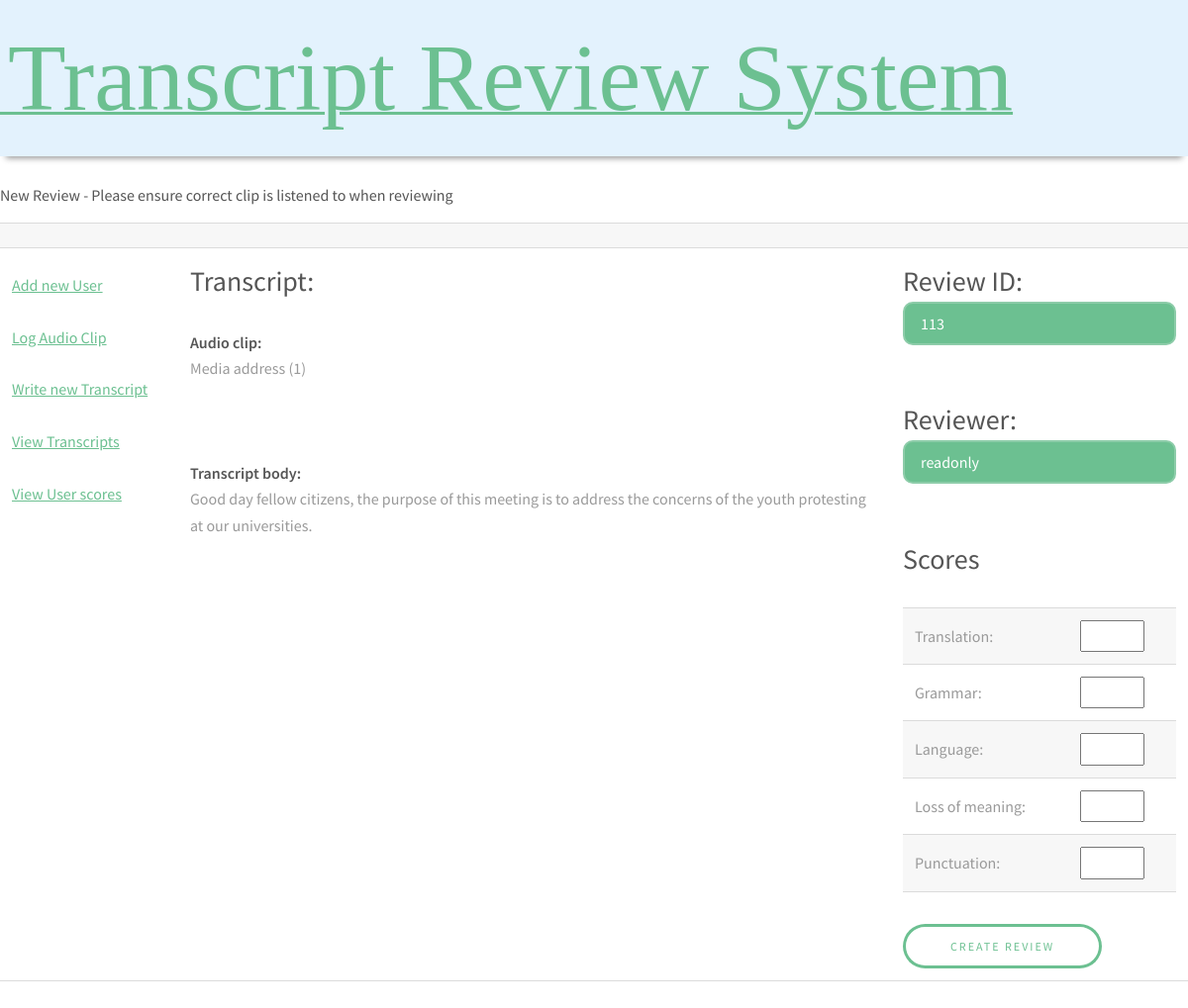
Screenshot of /newReview.php?id=102 with the database file from the repository.
### tables this page shows
CREATE TABLE `transcript` (
  `transcript_id` varchar(255) NOT NULL,
  `clip` varchar(255) DEFAULT NULL,
  `date` datetime DEFAULT NULL,
  `text` varchar(255) DEFAULT NULL,
  `transcriber_id` varchar(255) DEFAULT NULL
);

CREATE TABLE `audio_clip` (
  `audio_id` varchar(255) NOT NULL,
  `clip_name` varchar(255) DEFAULT NULL,
  `duration` double NOT NULL
);

### newReview.php (the view, shortened to what this page needs)
 <!DOCTYPE html>
<html>
<head>
<link rel="stylesheet" type="text/css" href="style.css"/>
</head>
<body>
<h1>New Review - Please ensure correct clip is listened to when reviewing</h1>
<form name="reviewForm" method="post" action=<?php echo("addReview.php?username=".$_GET['username']."&id=".$_GET['id'])?>>
<table>
	 <tr>
	 	<td width="15%"></td>
	 	<td width="60%"></td>
	 	<td width="25%"></td>
	 </tr>
	 <tr>
	 	<td>
	 		<?php
	 		echo "<a href='newUser.php?username=".$_GET['username']."'>Add new User</a><br/><br/>";
	 		echo "<a href='newClip.php?username=".$_GET['username']."'>Log Audio Clip</a><br/><br/>";
	 		echo "<a href='newTranscript.php?username=".$_GET['username']."'>Write new Transcript</a><br/><br/>";
	 		echo "<a href='viewTranscripts.php?username=".$_GET['username']."'>View Transcripts</a><br/><br/>";
	 		echo "<a href='viewUsers.php?username=".$_GET['username']."'>View User scores</a><br/><br/>";
	 		?>
	 	</td>
	 	<td>
	 	<?php getTranscript();?>
	 	</td>
	 	<td>
	 	<h3>Review ID: <input type="text" name="idTxt" id="idTxt" value=<?php getId();?> readonly></input></h3><h3 style="color:red;display:none" id="idError"> *ID already exists</h3><br/>
 		<h3>Reviewer: <input type="text" name="reviewerTxt" id="reviewerTxt" value=<?php echo $_GET['username']?> readonly></input></h3><h3 style="color:red;display:none" id="passwordError"> *Reviewer cannot be empty</h3><br/>
 		<h3>Scores</h3>
 		<table>
 		<tr>
		<td>Translation: </td>
		<td><input type="number" name="translationScore" min="1" max="5"></td>
		</tr>
		<tr>
		<td>Grammar: </td>
		<td><input type="number" name="grammarScore" min="1" max="5"></td>
		</tr>
		<tr>
		<td>Language: </td>
		<td><input type="number" name="languageScore" min="1" max="5"></td>
		</tr>
		<tr>
		<td>Loss of meaning: </td>
		<td><input type="number" name="loss_of_meaningScore" min="1" max="5"></td>
		</tr>
		<tr>
		<td>Punctuation: </td>
		<td><input type="number" name="punctuationScore" min="1" max="5"></td>
		</tr>
		</table>
 		<input type="submit" name="addReviewBtn" value="Create review"></input>
	 	</td>
	 </tr>
</table>
</form>
</body>
</html>
<?php
function getTranscript()
{
	$DBConnect = @new mysqli("localhost","root","","transcriptreviewsystem");
	$sql = "SELECT t.transcriber_id, a.clip_name, t.text FROM transcript t LEFT JOIN audio_clip a ON a.audio_id = t.clip WHERE t.transcript_id=".$_GET['id'];
	$result1 = $DBConnect->query($sql);
	$row1 = $result1->fetch_array();
		echo ("<h3>Transcript:</h3>");
		echo ("<b>Audio clip:</b><br/> ".$row1['clip_name']);
		echo("<br/><br/><br/><br/>");
		echo("<b>Transcript body:</b><br/>".$row1['text']);
}
function getId()
{
	$DBConnect = @new mysqli("localhost","root","","transcriptreviewsystem");
	$sql = "SELECT review_id FROM review";
	$result1 = $DBConnect->query($sql);
	while($row1 = $result1->fetch_array())
	{
		$id = $row1['review_id'];
	}
	$id += 1;
	echo($id);
}
?>

### style.css (style rules this page uses)
html, body, div, span, applet, object, iframe, h1, h2, h3, h4, h5, h6, p, blockquote, pre, a, abbr, acronym, address, big, cite, code, del, dfn, em, img, ins, kbd, q, s, samp, small, strike, strong, sub, sup, tt, var, b, u, i, center, dl, dt, dd, ol, ul, li, fieldset, form, label, legend, table, caption, tbody, tfoot, thead, tr, th, td, article, aside, canvas, details, embed, figure, figcaption, footer, header, hgroup, menu, nav, output, ruby, section, summary, time, mark, audio, video { margin: 0; padding: 0; border: 0; font-size: 100%; font: inherit; vertical-align: baseline; }
article, aside, details, figcaption, figure, footer, header, hgroup, menu, nav, section { display: block; }
body { line-height: 1; }
table { border-collapse: collapse; border-spacing: 0; }
body { -webkit-text-size-adjust: none; }
*, *:before, *:after { -moz-box-sizing: border-box; -webkit-box-sizing: border-box; box-sizing: border-box; }
body { -ms-overflow-style: scrollbar; }
body { background: #fff; }
body, input, select, textarea { color: #9a9a9a; font-family: "Source Sans Pro", Arial, Helvetica, sans-serif; font-size: 14pt; font-weight: 400; line-height: 1.65; }
@media screen and (max-width: 1680px) { body, input, select, textarea { font-size: 12pt; } }
@media screen and (max-width: 1280px) { body, input, select, textarea { font-size: 12pt; } }
a { color: #6cc091; text-decoration: underline; }
strong, b { color: #555; font-weight: 600; }
h1, h2, h3, h4, h5, h6 { color: #555; font-weight: 400; line-height: 1.5; margin: 0 0 1em 0; }
h3 { font-size: 1.75em; }
form { margin: 0 0 2em 0; }
input[type="text"], input[type="password"], input[type="email"], input[type="tel"], select, textarea { -moz-appearance: none; -webkit-appearance: none; -ms-appearance: none; appearance: none; background: #6cc091; border-radius: 10px; border: none; border: solid 2px #8dcca9; color: #fff; display: block; outline: 0; padding: 0 1em; text-decoration: none; width: 100%; }
input[type="text"], input[type="password"], input[type="email"], select { height: 2.75em; }
table { margin: 0 0 2em 0; width: 100%; }
table tbody tr { border: solid 1px #dbdbdb; border-left: 0; border-right: 0; }
table tbody tr:nth-child(2n + 1) { background-color: rgba(144, 144, 144, 0.075); }
table td { padding: 0.75em 0.75em; }
input[type="submit"], input[type="reset"], input[type="button"], button, .button { -moz-appearance: none; -webkit-appearance: none; -ms-appearance: none; appearance: none; -moz-transition: background-color 0.2s ease-in-out, color 0.2s ease-in-out; -webkit-transition: background-color 0.2s ease-in-out, color 0.2s ease-in-out; -ms-transition: background-color 0.2s ease-in-out, color 0.2s ease-in-out; transition: background-color 0.2s ease-in-out, color 0.2s ease-in-out; background-color: transparent; box-shadow: inset 0 0 0 3px #6cc091; color: #6cc091 !important; border-radius: 30px; border: 0; cursor: pointer; display: inline-block; font-size: .75em; font-weight: 400; height: 3.75em; line-height: 3.85em; letter-spacing: 2px; padding: 0 4em; text-align: center; text-decoration: none; text-transform: uppercase; white-space: nowrap; }

### rows the page displays
transcript: audio_clip.clip_name "Media address (1)", text "Good day fellow citizens, the purpose of this meeting is to address the concerns of the youth protesting at our universities."
